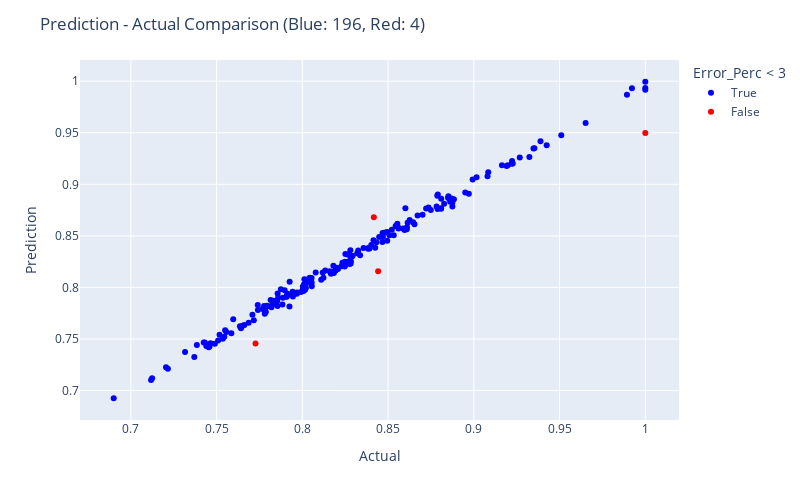

The notebook cell saved with this chart:
### Code cell
fig = px.scatter(res, x="Actual", y="Prediction", color = "Error_Perc < 3", color_discrete_map= {True:"blue", False: "red"},
                 hover_data=["Actual", "Prediction", "Error_Perc"])

fig.update_layout(
    autosize=False,
    width=800,
    height=500,
    title_text=f"Prediction - Actual Comparison (Blue: {blue}, Red: {red})",
)

fig.show()

### Figure 1 — Plotly figure (JSON) as saved in the notebook; plotly's stock layout.template omitted (floating-point values rounded to 4 significant figures; data arrays with more than 128 entries replaced by an {"elided": "..."} marker saying what was removed)
{"data": [{"customdata": {"elided": "196x1 float values"}, "hovertemplate": "Error_Perc < 3=True<br>Actual=%{x}<br>Prediction=%{y}<br>Error_Perc=%{customdata[0]}<extra></extra>", "legendgroup": "True", "marker": {"color": "blue", "symbol": "circle"}, "mode": "markers", "name": "True", "orientation": "v", "showlegend": true, "type": "scatter", "x": {"elided": "196 float values"}, "xaxis": "x", "y": {"elided": "196 float values"}, "yaxis": "y"}, {"customdata": [[-5.021], [-3.52], [-3.363], [3.14]], "hovertemplate": "Error_Perc < 3=False<br>Actual=%{x}<br>Prediction=%{y}<br>Error_Perc=%{customdata[0]}<extra></extra>", "legendgroup": "False", "marker": {"color": "red", "symbol": "circle"}, "mode": "markers", "name": "False", "orientation": "v", "showlegend": true, "type": "scatter", "x": [1, 0.7727, 0.8442, 0.8417], "xaxis": "x", "y": [0.9498, 0.7455, 0.8158, 0.8681], "yaxis": "y"}], "layout": {"autosize": false, "height": 500, "legend": {"title": {"text": "Error_Perc < 3"}, "tracegroupgap": 0}, "margin": {"t": 60}, "title": {"text": "Prediction - Actual Comparison (Blue: 196, Red: 4)"}, "width": 800, "xaxis": {"anchor": "y", "autorange": true, "domain": [0, 1], "range": [0.6703, 1.02], "title": {"text": "Actual"}, "type": "linear"}, "yaxis": {"anchor": "x", "autorange": true, "domain": [0, 1], "range": [0.6714, 1.021], "title": {"text": "Prediction"}, "type": "linear"}}}
